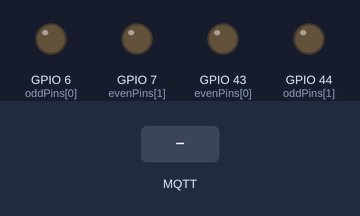
Recording of a sketch running on a simulated ESP32. Shown: output pins drawn as LEDs (lit = HIGH). Dashed ring = blinking. The inputs (shaded band) are chosen by the test bench. Storage starts empty; no MQTT or app messages arrive unless stated.

Above: at 1.3 s.
1.4 s: MQTT message "on" arrives on the first subscribed topic
At 2.25 s:
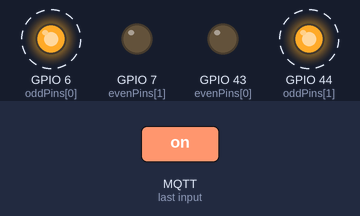
At 2.75 s:
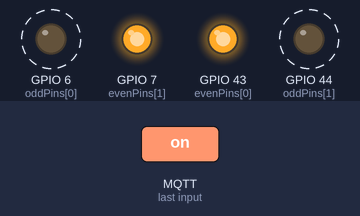
4.4 s: MQTT message "off" arrives on the first subscribed topic
At 5.8 s:
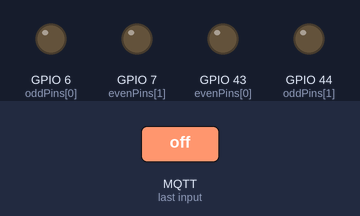
Timing chart, 0 to 7.4 s (numbered marks = the images above; inputs shaded):
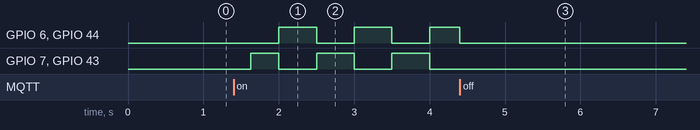

Measured:
- after the input at 1.4 s, GPIO 6 (oddPins[0]), GPIO 44 (oddPins[1]): alternates HIGH for 0.50 s and LOW for 0.50 s, starting after 0.60 s; GPIO 7 (evenPins[1]), GPIO 43 (evenPins[0]): LOW → HIGH after 0.23 s, then repeats every 1.0 s: LOW 0.50 s, HIGH 0.50 s
- after the input at 4.4 s, GPIO 7 (evenPins[1]), GPIO 43 (evenPins[0]): stops changing and stays LOW

The sketch:

esp32-crossing-lights-controller.ino
```cpp
#include <Arduino.h>
#include <ArduinoJson.h>
#include <EspMQTTClient.h>
#include "config.h"

EspMQTTClient client;
String *ipAdress;
String *password;
String *signalTopic;
String *username;
String *wifiPassword;
String *wifiSsid;
bool flashing = false;

const uint8_t evenPins[2] = {D6, D8};
const uint8_t oddPins[2] = {D5, D7};

void setup()
{
#if ARDUHAL_LOG_LEVEL >= ARDUHAL_LOG_LEVEL_ERROR
    Serial.begin(115200);
#endif
    log_d("Initialising config document");
    JsonDocument config;
    loadConfig(config);

    log_d("Loading parameters");
    ipAdress = new String((const char *)config["server"]["ipAddress"]);
    password = new String((const char *)config["auth"]["password"]);
    signalTopic = new String((const char *)config["signalTopic"]);
    username = new String((const char *)config["auth"]["username"]);
    wifiPassword = new String((const char *)config["wifi"]["password"]);
    wifiSsid = new String((const char *)config["wifi"]["ssid"]);
    short port = config["server"]["port"];

    log_d("Signal topic: %s", signalTopic->c_str());

#if ARDUHAL_LOG_LEVEL >= ARDUHAL_LOG_LEVEL_DEBUG
    client.enableDebuggingMessages();
#endif

    log_d("Connecting to WIFI SSID: %s", wifiSsid->c_str());
    client.setWifiCredentials(wifiSsid->c_str(), wifiPassword->c_str());

    log_d("Client name: %s", username->c_str());
    client.setMqttClientName(username->c_str());

    log_d("Connecting to the MQTT server: %s on port: %d", ipAdress->c_str(), port);
    client.setMqttServer(ipAdress->c_str(), username->c_str(), password->c_str(), port);
    log_i("Connected to the MQTT server");

    log_d("Enabling remote software update");
    client.enableHTTPWebUpdater();
    client.enableOTA();

    for (int i = 0; i < 2; i++)
    {
        pinMode(evenPins[i], OUTPUT);
        pinMode(oddPins[i], OUTPUT);
    }

    log_d("Setup complete");
}

void loop()
{
    client.loop();
    if (!flashing)
    {
        for (int i = 0; i < 2; i++)
        {
            digitalWrite(evenPins[i], LOW);
            digitalWrite(oddPins[i], LOW);
        }
        return;
    }

    unsigned long time = millis();
    time = time % 1000;
    if (time < 500)
    {
        for (int i = 0; i < 2; i++)
        {
            digitalWrite(evenPins[i], LOW);
            digitalWrite(oddPins[i], HIGH);
        }
    }
    else
    {
        for (int i = 0; i < 2; i++)
        {
            digitalWrite(evenPins[i], HIGH);
            digitalWrite(oddPins[i], LOW);
        }
    }
}

void onConnectionEstablished()
{
    log_d("Adding subscription to topic: %s", signalTopic->c_str());
    client.subscribe(*signalTopic, onReceive, 0);
}

void onReceive(const String &topicStr, const String &message)
{
    String content = message;
    content.toLowerCase();
    if (content.equals("on"))
    {
        flashing = true;
        log_d("Turning lights on");
    }
    else if (content.equals("off"))
    {
        flashing = false;
        log_d("Turning lights off");
    }
}
```

config.cpp
```cpp
#include <SPIFFS.h>
#include "config.h"

/**
 * @brief Loads the conents of /config.json into a JSON document
 *
 * @param doc The JSON document
 */
void loadConfig(JsonDocument &doc)
{
    log_d("Beginning SPIFFS");
    if (!SPIFFS.begin(true))
    {
        log_e("An Error has occurred while mounting SPIFFS");
        return;
    }

    log_d("Loading config");

    delay(100);
    auto configFile = SPIFFS.open("/config.json", FILE_READ);

    if (!configFile)
    {
        log_e("Failed to open file for reading");
        return;
    }
    else
    {
        log_d("Opened file for reading");
    }

    auto error = deserializeJson(doc, configFile);
    configFile.close();
    log_d("Closed file");

    if (error)
    {
        log_e("deserializeJson() failed: %s", error.c_str());
        return;
    }
}
```

config.h
```cpp
#include <ArduinoJson.h>

/**
 * @brief Loads the conents of /config.json into a JSON document
 *
 * @param doc The JSON document
 */
void loadConfig(JsonDocument &doc);
```
